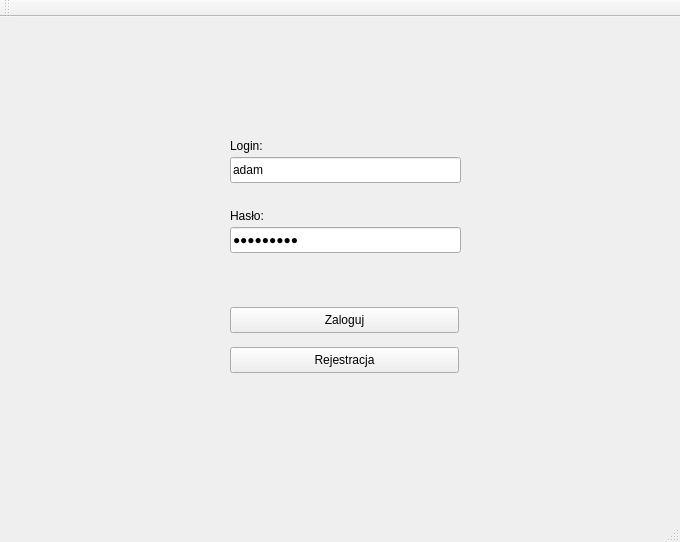
<?xml version="1.0" encoding="UTF-8"?>
<ui version="4.0">
 <class>MainWindow</class>
 <widget class="QMainWindow" name="MainWindow">
  <property name="geometry">
   <rect>
    <x>0</x>
    <y>0</y>
    <width>680</width>
    <height>542</height>
   </rect>
  </property>
  <property name="windowTitle">
   <string>Logowanie</string>
  </property>
  <widget class="QWidget" name="centralWidget">
   <widget class="QPushButton" name="loginButton">
    <property name="geometry">
     <rect>
      <x>230</x>
      <y>290</y>
      <width>229</width>
      <height>26</height>
     </rect>
    </property>
    <property name="text">
     <string>Zaloguj</string>
    </property>
   </widget>
   <widget class="QPushButton" name="registerButton">
    <property name="geometry">
     <rect>
      <x>230</x>
      <y>330</y>
      <width>229</width>
      <height>26</height>
     </rect>
    </property>
    <property name="text">
     <string>Rejestracja</string>
    </property>
   </widget>
   <widget class="QLabel" name="label">
    <property name="geometry">
     <rect>
      <x>230</x>
      <y>190</y>
      <width>65</width>
      <height>18</height>
     </rect>
    </property>
    <property name="text">
     <string>Hasło:</string>
    </property>
   </widget>
   <widget class="QLabel" name="label_2">
    <property name="geometry">
     <rect>
      <x>230</x>
      <y>120</y>
      <width>65</width>
      <height>18</height>
     </rect>
    </property>
    <property name="text">
     <string>Login:</string>
    </property>
   </widget>
   <widget class="QLineEdit" name="loginEdit">
    <property name="geometry">
     <rect>
      <x>230</x>
      <y>140</y>
      <width>231</width>
      <height>26</height>
     </rect>
    </property>
    <property name="text">
     <string>adam</string>
    </property>
   </widget>
   <widget class="QLineEdit" name="passwordEdit">
    <property name="geometry">
     <rect>
      <x>230</x>
      <y>210</y>
      <width>231</width>
      <height>26</height>
     </rect>
    </property>
    <property name="text">
     <string>qwerty123</string>
    </property>
    <property name="echoMode">
     <enum>QLineEdit::Password</enum>
    </property>
   </widget>
  </widget>
  <widget class="QMenuBar" name="menuBar">
   <property name="geometry">
    <rect>
     <x>0</x>
     <y>0</y>
     <width>680</width>
     <height>23</height>
    </rect>
   </property>
  </widget>
  <widget class="QToolBar" name="mainToolBar">
   <attribute name="toolBarArea">
    <enum>TopToolBarArea</enum>
   </attribute>
   <attribute name="toolBarBreak">
    <bool>false</bool>
   </attribute>
  </widget>
  <widget class="QStatusBar" name="statusBar"/>
 </widget>
 <layoutdefault spacing="6" margin="11"/>
 <resources/>
 <connections/>
</ui>
